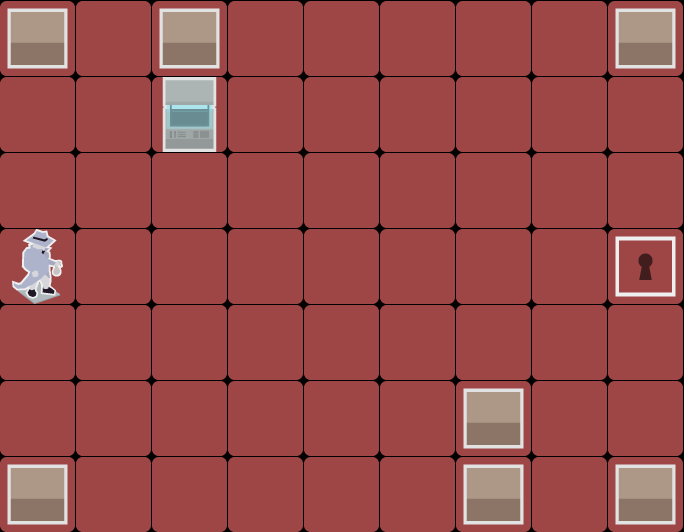

Rendered tile map (Tiled .tmx) drawn with the repository's tilesets; below, a short description and the full map source, tile grids included:
An orthogonal 9x7 tile map with 76x76 px tiles, 2 tile layers (Ground, Foreground) and 14 objects.

<map version="1.0" tiledversion="1.1.4" orientation="orthogonal" renderorder="right-down" width="9" height="7" tilewidth="76" tileheight="76" infinite="0" nextobjectid="56">
 <tileset firstgid="1" name="tiles" tilewidth="75" tileheight="75" tilecount="12" columns="4">
  <image source="tiles.png" width="300" height="225" />
 </tileset>
 <layer name="Ground" width="9" height="7">
  <data encoding="csv">
6,6,6,6,6,6,6,6,6,
6,6,6,6,6,6,6,6,6,
6,6,6,6,6,6,6,6,6,
6,6,6,6,6,6,6,6,6,
6,6,6,6,6,6,6,6,6,
6,6,6,6,6,6,6,6,6,
6,6,6,6,6,6,6,6,6
</data>
 </layer>
 <layer name="Foreground" width="9" height="7">
  <data encoding="csv">
1,0,1,0,0,0,0,0,1,
0,0,3,0,0,0,0,0,0,
0,0,0,0,0,0,0,0,0,
8,0,0,0,0,0,0,0,9,
0,0,0,0,0,0,0,0,0,
0,0,0,0,0,0,1,0,0,
1,0,0,0,0,0,1,0,1
</data>
 </layer>
 <objectgroup color="#0000ff" name="Key" opacity="0.5">
  <object id="29" x="152" y="0">
   <polygon points="0,0 380,0 380,532 0,532" />
  </object>
  <object id="40" gid="10" x="228" y="76" width="75" height="75" />
 </objectgroup>
 <objectgroup color="#ff0000" name="Enemies" opacity="0.5">
  <object id="31" x="608" y="532">
   <polygon points="0,0 -152,0 -152,-304 0,-304" />
  </object>
  <object id="35" gid="7" x="608" y="228" width="75" height="75" />
  <object id="36" gid="7" x="456" y="304" width="75" height="75" />
  <object id="38" gid="7" x="76" y="532" width="75" height="75" />
  <object id="39" gid="7" x="76" y="152" width="75" height="75" />
  <object id="47" x="456" y="0" width="228" height="228" />
  <object id="48" x="76" y="0" width="228" height="228" />
  <object id="50" x="76" y="380" width="304" height="152" />
 </objectgroup>
 <objectgroup name="Scramble Enemies" opacity="0.49">
  <object id="51" x="228" y="0">
   <polygon points="0,0 304,0 304,228 0,228" />
  </object>
  <object id="52" x="152" y="456">
   <polygon points="0,0 0,-228 304,-228 304,0" />
  </object>
  <object id="54" gid="7" x="304" y="152" width="75" height="75" />
  <object id="55" gid="7" x="304" y="304" width="75" height="75" />
 </objectgroup>
</map>
